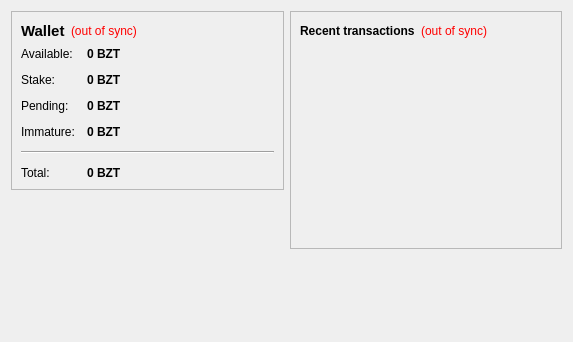
<?xml version="1.0" encoding="UTF-8"?>
<ui version="4.0">
 <class>OverviewPage</class>
 <widget class="QWidget" name="OverviewPage">
  <property name="geometry">
   <rect>
    <x>0</x>
    <y>0</y>
    <width>573</width>
    <height>342</height>
   </rect>
  </property>
  <property name="windowTitle">
   <string>Form</string>
  </property>
  <layout class="QHBoxLayout" name="horizontalLayout" stretch="1,1">
   <item>
    <layout class="QVBoxLayout" name="verticalLayout_2">
     <item>
      <widget class="QFrame" name="frame">
       <property name="frameShape">
        <enum>QFrame::StyledPanel</enum>
       </property>
       <property name="frameShadow">
        <enum>QFrame::Raised</enum>
       </property>
       <layout class="QVBoxLayout" name="verticalLayout_4">
        <item>
         <layout class="QHBoxLayout" name="horizontalLayout_4">
          <item>
           <widget class="QLabel" name="label_5">
            <property name="font">
             <font>
              <pointsize>11</pointsize>
              <weight>75</weight>
              <bold>true</bold>
             </font>
            </property>
            <property name="text">
             <string>Wallet</string>
            </property>
           </widget>
          </item>
          <item>
           <widget class="QLabel" name="labelWalletStatus">
            <property name="toolTip">
             <string>The displayed information may be out of date. Your wallet automatically synchronizes with the Biznet network after a connection is established, but this process has not completed yet.</string>
            </property>
            <property name="styleSheet">
             <string notr="true">QLabel { color: red; }</string>
            </property>
            <property name="text">
             <string notr="true">(out of sync)</string>
            </property>
            <property name="alignment">
             <set>Qt::AlignLeading|Qt::AlignLeft|Qt::AlignVCenter</set>
            </property>
           </widget>
          </item>
          <item>
           <spacer name="horizontalSpacer_2">
            <property name="orientation">
             <enum>Qt::Horizontal</enum>
            </property>
            <property name="sizeHint" stdset="0">
             <size>
              <width>40</width>
              <height>20</height>
             </size>
            </property>
           </spacer>
          </item>
         </layout>
        </item>
        <item>
         <layout class="QFormLayout" name="formLayout_2">
          <property name="fieldGrowthPolicy">
           <enum>QFormLayout::AllNonFixedFieldsGrow</enum>
          </property>
          <property name="horizontalSpacing">
           <number>12</number>
          </property>
          <property name="verticalSpacing">
           <number>12</number>
          </property>
          <item row="0" column="0">
           <widget class="QLabel" name="label">
            <property name="text">
             <string>Available:</string>
            </property>
           </widget>
          </item>
          <item row="0" column="1">
           <widget class="QLabel" name="labelBalance">
            <property name="font">
             <font>
              <weight>75</weight>
              <bold>true</bold>
             </font>
            </property>
            <property name="cursor">
             <cursorShape>IBeamCursor</cursorShape>
            </property>
            <property name="toolTip">
             <string>Your current spendable balance</string>
            </property>
            <property name="text">
             <string notr="true">0 BZT</string>
            </property>
            <property name="textInteractionFlags">
             <set>Qt::LinksAccessibleByMouse|Qt::TextSelectableByKeyboard|Qt::TextSelectableByMouse</set>
            </property>
           </widget>
          </item>
          <item row="1" column="0">
           <widget class="QLabel" name="label_6">
            <property name="text">
             <string>Stake:</string>
            </property>
           </widget>
          </item>
          <item row="1" column="1">
           <widget class="QLabel" name="labelStake">
            <property name="font">
             <font>
              <weight>75</weight>
              <bold>true</bold>
             </font>
            </property>
            <property name="cursor">
             <cursorShape>IBeamCursor</cursorShape>
            </property>
            <property name="toolTip">
             <string>Total of coins that was staked, and do not yet count toward the current balance</string>
            </property>
            <property name="text">
             <string notr="true">0 BZT</string>
            </property>
            <property name="textInteractionFlags">
             <set>Qt::LinksAccessibleByMouse|Qt::TextSelectableByKeyboard|Qt::TextSelectableByMouse</set>
            </property>
           </widget>
          </item>
          <item row="2" column="0">
           <widget class="QLabel" name="label_3">
            <property name="text">
             <string>Pending:</string>
            </property>
           </widget>
          </item>
          <item row="2" column="1">
           <widget class="QLabel" name="labelUnconfirmed">
            <property name="font">
             <font>
              <weight>75</weight>
              <bold>true</bold>
             </font>
            </property>
            <property name="cursor">
             <cursorShape>IBeamCursor</cursorShape>
            </property>
            <property name="toolTip">
             <string>Total of transactions that have yet to be confirmed, and do not yet count toward the current balance</string>
            </property>
            <property name="text">
             <string notr="true">0 BZT</string>
            </property>
            <property name="textInteractionFlags">
             <set>Qt::LinksAccessibleByMouse|Qt::TextSelectableByKeyboard|Qt::TextSelectableByMouse</set>
            </property>
           </widget>
          </item>
          <item row="3" column="0">
           <widget class="QLabel" name="labelImmatureText">
            <property name="text">
             <string>Immature:</string>
            </property>
           </widget>
          </item>
          <item row="3" column="1">
           <widget class="QLabel" name="labelImmature">
            <property name="font">
             <font>
              <weight>75</weight>
              <bold>true</bold>
             </font>
            </property>
            <property name="toolTip">
             <string>Mined balance that has not yet matured</string>
            </property>
            <property name="text">
             <string notr="true">0 BZT</string>
            </property>
            <property name="textInteractionFlags">
             <set>Qt::LinksAccessibleByMouse|Qt::TextSelectableByKeyboard|Qt::TextSelectableByMouse</set>
            </property>
           </widget>
          </item>
          <item row="4" column="0" colspan="2">
           <widget class="Line" name="line">
            <property name="orientation">
             <enum>Qt::Horizontal</enum>
            </property>
           </widget>
          </item>
          <item row="5" column="0">
           <widget class="QLabel" name="labelTotalText">
            <property name="text">
             <string>Total:</string>
            </property>
           </widget>
          </item>
          <item row="5" column="1">
           <widget class="QLabel" name="labelTotal">
            <property name="font">
             <font>
              <weight>75</weight>
              <bold>true</bold>
             </font>
            </property>
            <property name="cursor">
             <cursorShape>IBeamCursor</cursorShape>
            </property>
            <property name="toolTip">
             <string>Your current total balance</string>
            </property>
            <property name="text">
             <string notr="true">0 BZT</string>
            </property>
            <property name="textInteractionFlags">
             <set>Qt::LinksAccessibleByMouse|Qt::TextSelectableByKeyboard|Qt::TextSelectableByMouse</set>
            </property>
           </widget>
          </item>
         </layout>
        </item>
       </layout>
      </widget>
     </item>
     <item>
      <spacer name="verticalSpacer">
       <property name="orientation">
        <enum>Qt::Vertical</enum>
       </property>
       <property name="sizeHint" stdset="0">
        <size>
         <width>20</width>
         <height>40</height>
        </size>
       </property>
      </spacer>
     </item>
      <item>
         <widget class="QLabel" name="coinimage">
          <property name="text">
           <string/>
          </property>
          <property name="pixmap">
           <pixmap resource="../bitcoin.qrc">:/icons/bitcoino</pixmap>
          </property>
          <property name="scaledContents">
           <bool>false</bool>
          </property>
          <property name="alignment">
           <set>Qt::AlignCenter</set>
          </property>
          <property name="margin">
           <number>-2</number>
          </property>
         </widget>
        </item>
    </layout>
   </item>
   <item>
    <layout class="QVBoxLayout" name="verticalLayout_3">
     <item>
      <widget class="QFrame" name="frame_2">
       <property name="frameShape">
        <enum>QFrame::StyledPanel</enum>
       </property>
       <property name="frameShadow">
        <enum>QFrame::Raised</enum>
       </property>
       <layout class="QVBoxLayout" name="verticalLayout">
        <item>
         <layout class="QHBoxLayout" name="horizontalLayout_2">
          <item>
           <widget class="QLabel" name="label_4">
            <property name="text">
             <string>&lt;b&gt;Recent transactions&lt;/b&gt;</string>
            </property>
           </widget>
          </item>
          <item>
           <widget class="QLabel" name="labelTransactionsStatus">
            <property name="toolTip">
             <string>The displayed information may be out of date. Your wallet automatically synchronizes with the Biznet network after a connection is established, but this process has not completed yet.</string>
            </property>
            <property name="styleSheet">
             <string notr="true">QLabel { color: red; }</string>
            </property>
            <property name="text">
             <string notr="true">(out of sync)</string>
            </property>
            <property name="alignment">
             <set>Qt::AlignRight|Qt::AlignTrailing|Qt::AlignVCenter</set>
            </property>
           </widget>
          </item>
          <item>
           <spacer name="horizontalSpacer">
            <property name="orientation">
             <enum>Qt::Horizontal</enum>
            </property>
            <property name="sizeHint" stdset="0">
             <size>
              <width>40</width>
              <height>20</height>
             </size>
            </property>
           </spacer>
          </item>
         </layout>
        </item>
        <item>
         <widget class="QListView" name="listTransactions">
          <property name="styleSheet">
           <string notr="true">QListView { background: transparent; }</string>
          </property>
          <property name="frameShape">
           <enum>QFrame::NoFrame</enum>
          </property>
          <property name="verticalScrollBarPolicy">
           <enum>Qt::ScrollBarAlwaysOff</enum>
          </property>
          <property name="horizontalScrollBarPolicy">
           <enum>Qt::ScrollBarAlwaysOff</enum>
          </property>
          <property name="selectionMode">
           <enum>QAbstractItemView::NoSelection</enum>
          </property>
         </widget>
        </item>
       </layout>
      </widget>
     </item>
     <item>
      <spacer name="verticalSpacer_2">
       <property name="orientation">
        <enum>Qt::Vertical</enum>
       </property>
       <property name="sizeHint" stdset="0">
        <size>
         <width>20</width>
         <height>40</height>
        </size>
       </property>
      </spacer>
     </item>
    </layout>
   </item>
  </layout>
 </widget>
 <resources/>
 <connections/>
</ui>
